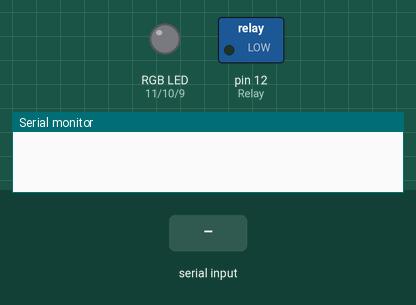
Recording of a sketch running on a simulated Arduino Uno, built with avr-gcc and run on an emulated ATmega328P. Parts: switched loads named in the sketch (green lamp = pin HIGH), an RGB LED mixed from three pins (HIGH = lit), the last lines printed to the serial monitor. Inputs (shaded band) come from the test bench. Dim RGB values are drawn brighter than linear.

Above: at 1.2 s.
1.3 s: "90,45,200\n" received over Serial
At 3.2 s:
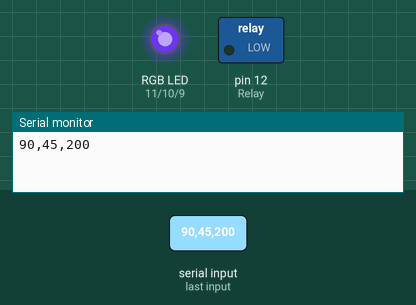
3.8 s: "90,45\n" received over Serial
At 6.0 s:
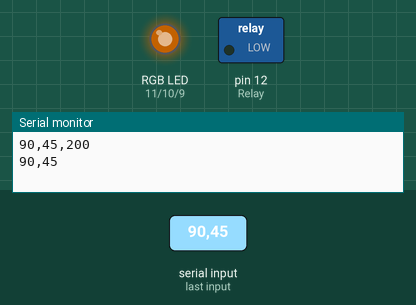
6.3 s: "90,45,200,10\n" received over Serial
At 8.3 s:
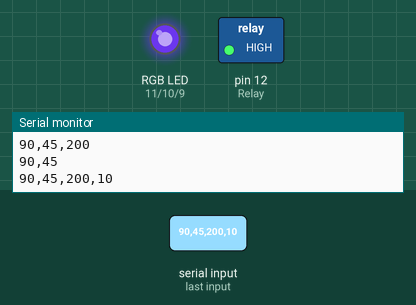
8.8 s: "5\n" received over Serial
At 11.0 s:
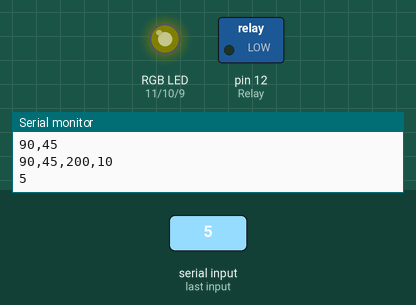
11.3 s: "30,150,10\n" received over Serial
At 13.2 s:
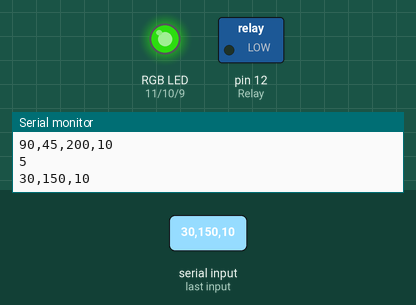
13.8 s: "30,150\n" received over Serial
At 16.2 s:
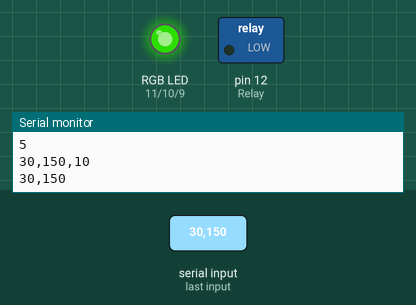
Timing chart, 0 to 17.3 s (numbered marks = the images above; inputs shaded):
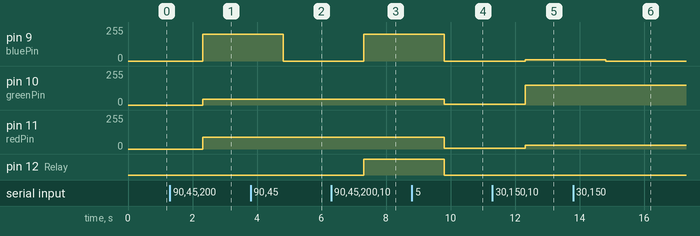

Measured:
- after the input at 1.3 s, pin 9 (bluePin): 0/255 → 200/255 after 1.0 s; pin 10 (greenPin): 0/255 → 45/255 after 1.0 s; pin 11 (redPin): 0/255 → 90/255 after 1.0 s
- after the input at 3.8 s, pin 9 (bluePin): 200/255 → 0/255 after 1.0 s
- after the input at 6.3 s, pin 9 (bluePin): 0/255 → 200/255 after 1.0 s; pin 12 (Relay): LOW → HIGH after 1.0 s
- after the input at 8.8 s, pin 9 (bluePin): 200/255 → 0/255 after 1.0 s; pin 10 (greenPin): 45/255 → 5/255 after 1.0 s; pin 11 (redPin): 90/255 → 5/255 after 1.0 s; pin 12 (Relay): HIGH → LOW after 1.0 s
- after the input at 11.3 s, pin 9 (bluePin): 0/255 → 10/255 after 1.0 s; pin 10 (greenPin): 5/255 → 150/255 after 1.0 s; pin 11 (redPin): 5/255 → 30/255 after 1.0 s
- after the input at 13.8 s, pin 9 (bluePin): 10/255 → 0/255 after 1.0 s

The sketch:

arduino.ino
```cpp
//RGB Led Pin
int redPin = 11;
int greenPin = 10;
int bluePin = 9;
int Relay = 12;

//SplitString
String splitString (String str, String delim, uint16_t pos){
  String tmp = str;

  for(int i=0;i<pos;i++){
    tmp = tmp.substring(tmp.indexOf(delim)+1);

    if(tmp.indexOf(delim) == -1 && i != pos - 1)
      return "";
  }
  return tmp.substring(0,tmp.indexOf(delim));
}

void setup() {
  Serial.begin(9600);
  //config RGB
  pinMode(redPin, OUTPUT);
  pinMode(greenPin, OUTPUT);
  pinMode(bluePin, OUTPUT);
  pinMode(Relay, OUTPUT);
}

void loop() {

  //LED RGB
  RGB();

}

void RGB(){

  if(Serial.available()){

    String msg = Serial.readString();

    String red = splitString(msg,",",0);
    String green = splitString(msg,",",1);
    String blue = splitString(msg,",",2);
    String Trig = splitString(msg,",",3);

    Serial.print(msg);

    digitalWrite(Relay,Trig.toInt());
    analogWrite(redPin,red.toInt());
    analogWrite(greenPin,green.toInt());
    analogWrite(bluePin,blue.toInt());

  }
}
```
